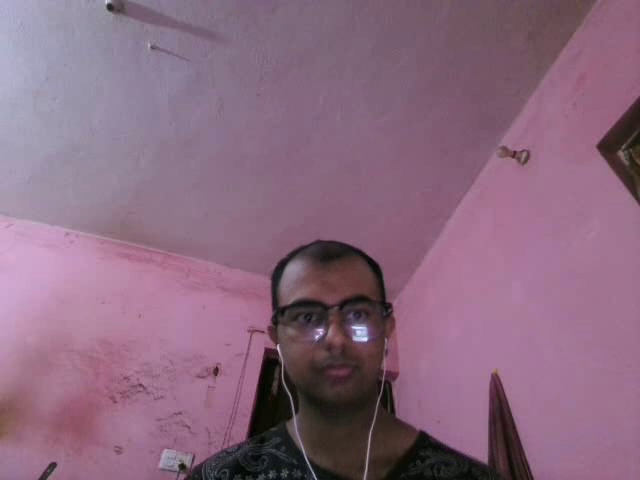
#> input picture frame 16 of Videos/webcam.avi, 640 x 480 px, given in place of video.mp4, which was not available
$ python optical_flow.py
#> lines starting #> are read from the running program, lines starting #| are printed output that depends on the picture; pictures that were not available may be replaced by others from this repository, and a replacement may not be noted
import cv2 as cv
import os
import numpy as np

# [45 lines left out: function lucasKanade, not called in this run]

def denseOpticalFlow():

    pwd = os.getcwd()
    videoPath = os.path.join(pwd, "Videos", "video.mp4")
    videoCapObj = cv.VideoCapture(videoPath)

    _, frameFirst = videoCapObj.read()
#> frameFirst is the input picture: shape (480, 640, 3); mean B, G, R 126.9, 105.1, 138
    imgPrev = cv.cvtColor(frameFirst, cv.COLOR_BGR2GRAY)
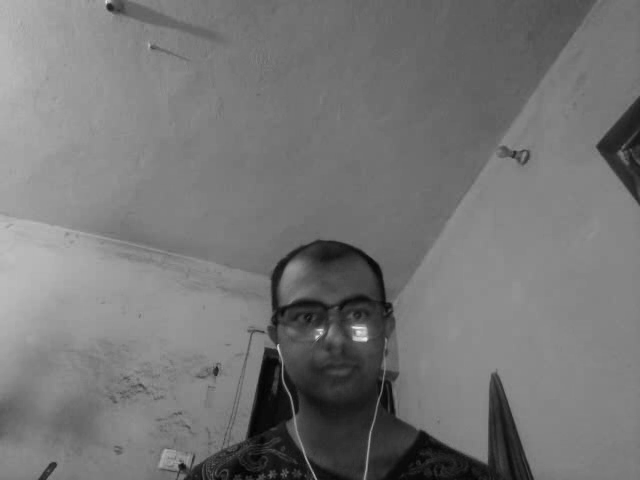
#> imgPrev: shape (480, 640); min 2, max 237, mean 117.4
    imgHSV = np.zeros_like(frameFirst)
    imgHSV[:, :, 1] = 255

    while True:
        ret, frameCur = videoCapObj.read()
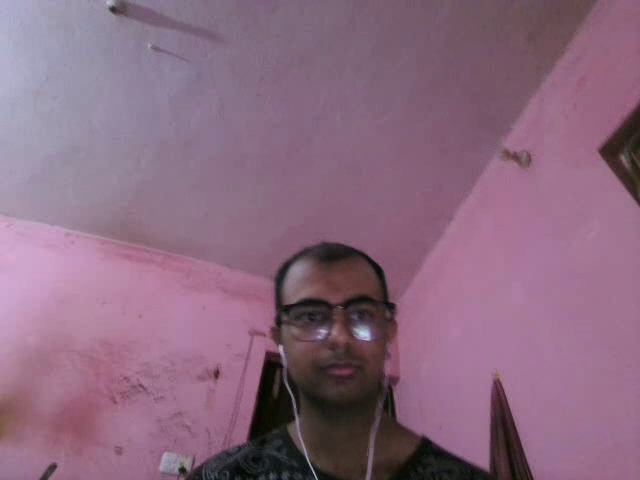
#> input picture frame 17 of Videos/webcam.avi, 640 x 480 px, given in place of video.mp4, which was not available
#> frameCur is the input picture: shape (480, 640, 3); mean B, G, R 127.2, 105.3, 138.4
        if not ret:
            break

        imgCur = cv.cvtColor(frameCur, cv.COLOR_BGR2GRAY)
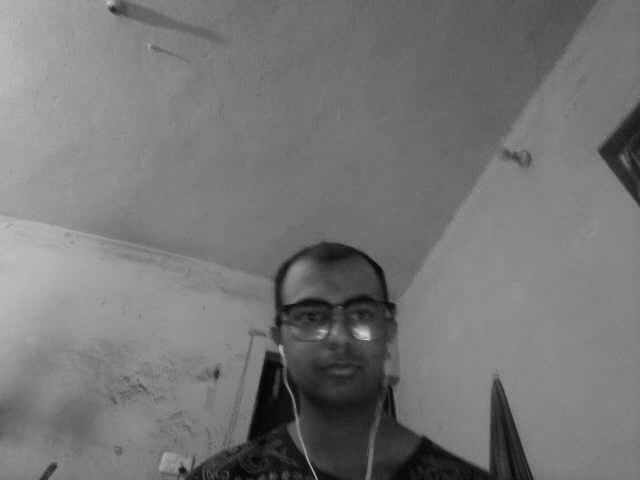
#> imgCur: shape (480, 640); min 3, max 213, mean 117.6

        # Calculate Farneback Dense Optical Flow
        flow = cv.calcOpticalFlowFarneback(
            prev=imgPrev,
            next=imgCur,
            flow=None,
            pyr_scale=0.5,
            levels=3,
            winsize=15,
            iterations=3,
            poly_n=5,
            poly_sigma=1.2,
            flags=cv.OPTFLOW_FARNEBACK_GAUSSIAN
        )

        mag, ang = cv.cartToPolar(flow[:, :, 0], flow[:, :, 1])
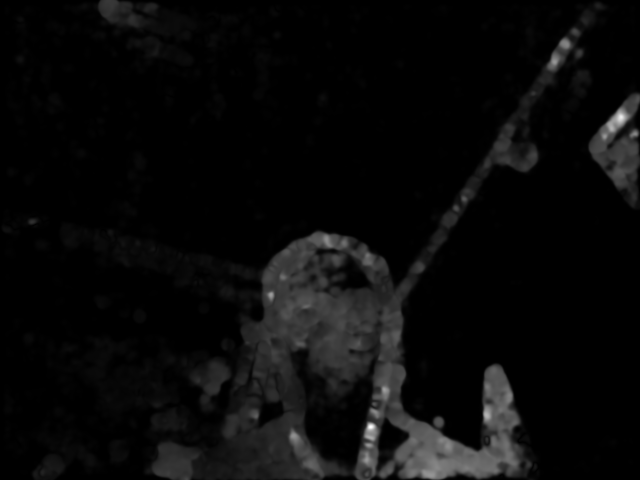
#> mag: shape (480, 640) float32; min 0, max 17.42, mean 0.707; drawn with min black and max white
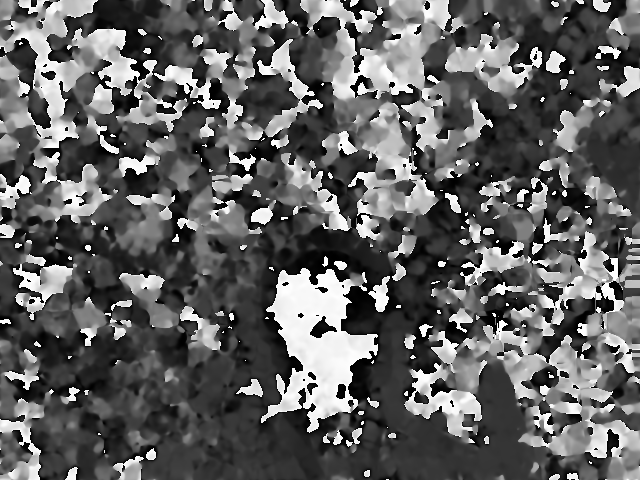
#> ang: shape (480, 640) float32; min 4.81e-27, max 6.28, mean 2.41; drawn with min black and max white


        imgHSV[:, :, 0] = ang * 180 / np.pi / 2
        imgHSV[:, :, 2] = cv.normalize(mag, None, 0, 255, cv.NORM_MINMAX)
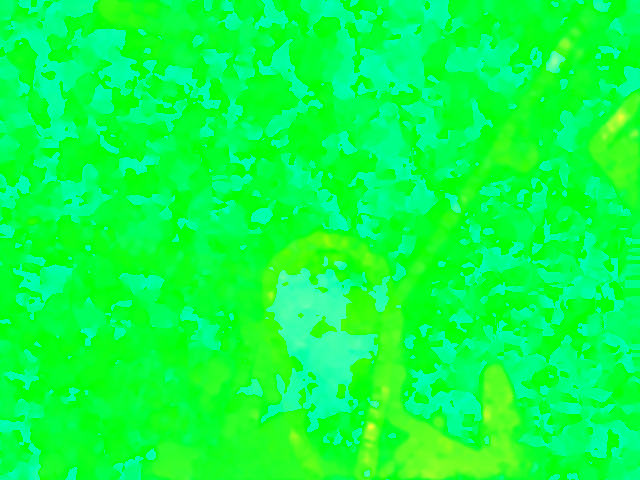
#> imgHSV: shape (480, 640, 3); mean of channels 0, 1, 2 68.4, 255, 10.1; drawn as B, G, R


        imgBGR = cv.cvtColor(imgHSV, cv.COLOR_HSV2BGR)
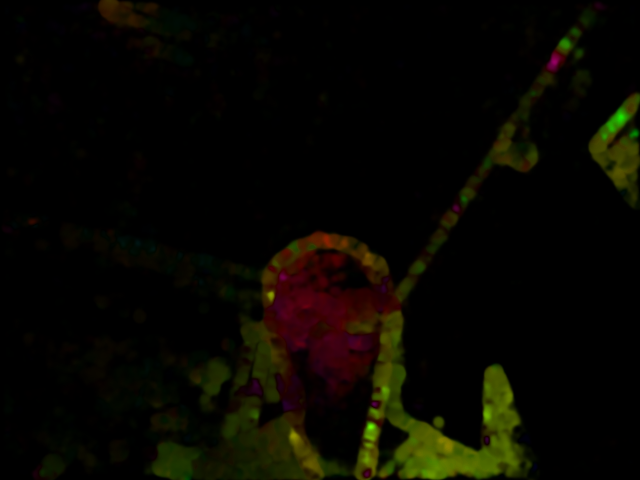
#> imgBGR: shape (480, 640, 3); mean B, G, R 0.4, 7.2, 8.4
        cv.imshow('Video', imgBGR)


        if cv.waitKey(15) & 0xFF == ord('q'):
#> (key q is pressed here)
            break

        imgPrev = imgCur

    videoCapObj.release()
    cv.destroyAllWindows()

if __name__ == '__main__':
    # lucasKanade()
    denseOpticalFlow()

$ run again, starting later in the video
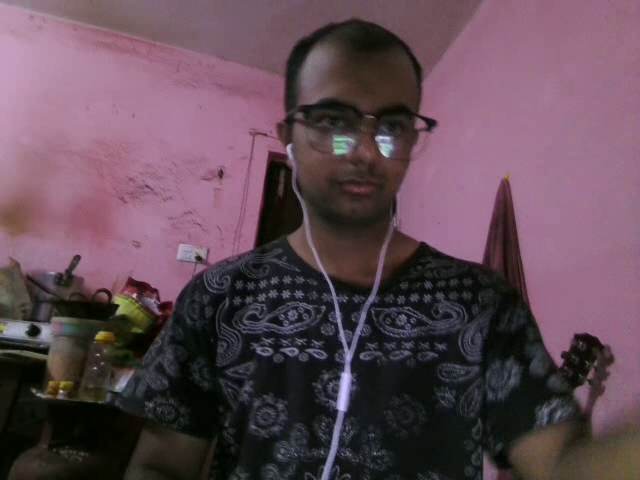
#> input picture frame 75 of Videos/webcam.avi, 640 x 480 px, given in place of video.mp4, which was not available
#> in denseOpticalFlow, frameFirst is the input picture: shape (480, 640, 3); mean B, G, R 85.2, 74.4, 96.9
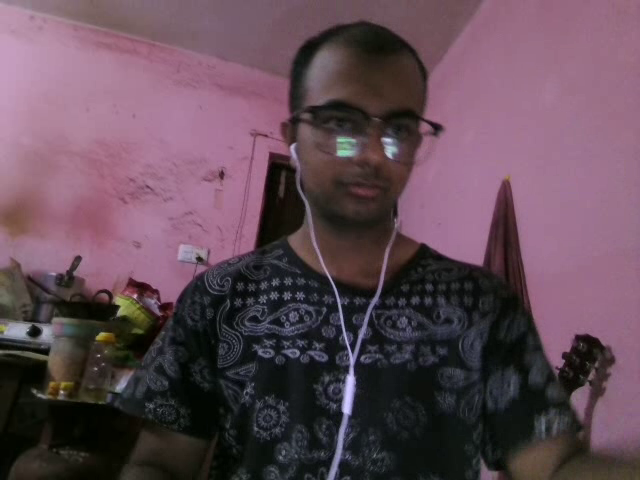
#> input picture frame 76 of Videos/webcam.avi, 640 x 480 px, given in place of video.mp4, which was not available
#> in denseOpticalFlow, frameCur is the input picture: shape (480, 640, 3); mean B, G, R 85.7, 74.4, 97.2
#> in denseOpticalFlow, `imgBGR = cv.cvtColor(imgHSV, cv.COLOR_HSV2BGR)`:
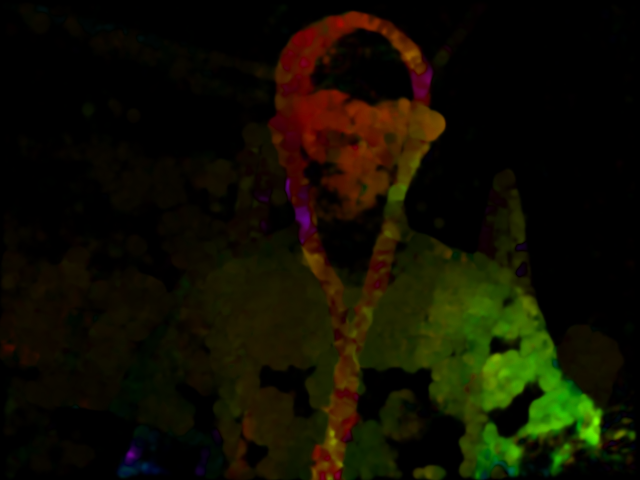
#> imgBGR: shape (480, 640, 3); mean B, G, R 0.5, 14.9, 16.5

$ run again, starting later in the video
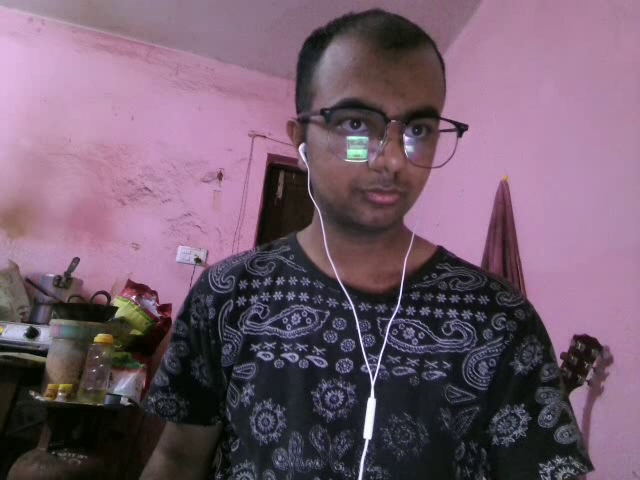
#> input picture frame 134 of Videos/webcam.avi, 640 x 480 px, given in place of video.mp4, which was not available
#> in denseOpticalFlow, frameFirst is the input picture: shape (480, 640, 3); mean B, G, R 109.5, 92.1, 115.9
#> in denseOpticalFlow, `imgHSV[:, :, 2] = cv.normalize(mag, None, 0, 255, cv.NORM_MINMAX)`:
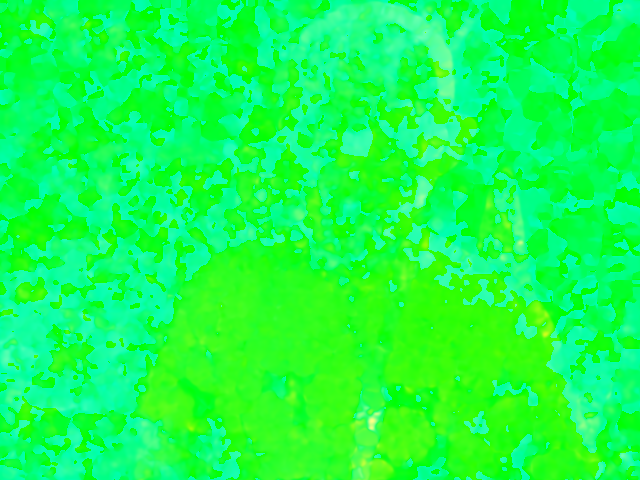
#> imgHSV: shape (480, 640, 3); mean of channels 0, 1, 2 77.4, 255, 21.4; drawn as B, G, R
#> in denseOpticalFlow, `imgBGR = cv.cvtColor(imgHSV, cv.COLOR_HSV2BGR)`:
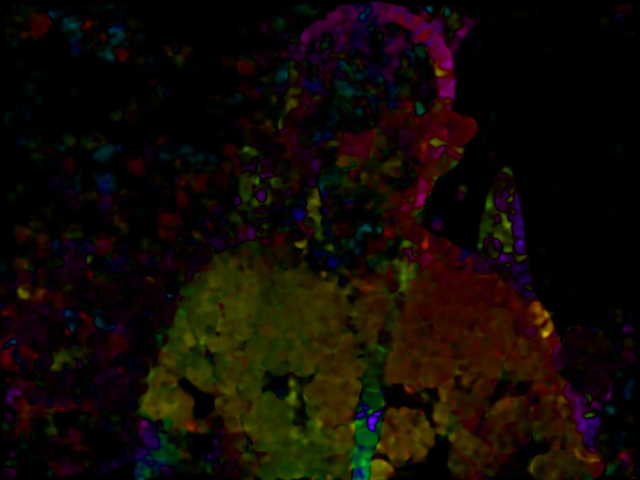
#> imgBGR: shape (480, 640, 3); mean B, G, R 4.3, 10.5, 17.8
